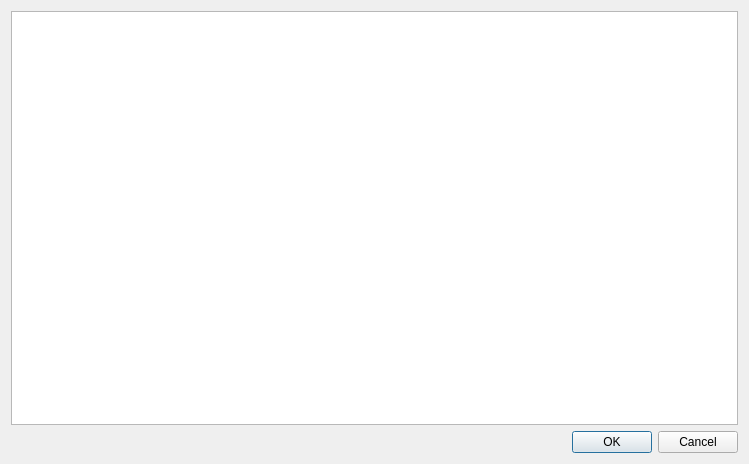
<?xml version="1.0" encoding="UTF-8"?>
<ui version="4.0">
 <class>download_packages_dialog</class>
 <widget class="QDialog" name="download_packages_dialog">
  <property name="windowModality">
   <enum>Qt::ApplicationModal</enum>
  </property>
  <property name="geometry">
   <rect>
    <x>0</x>
    <y>0</y>
    <width>749</width>
    <height>464</height>
   </rect>
  </property>
  <property name="windowTitle">
   <string>Packages to download</string>
  </property>
  <property name="modal">
   <bool>true</bool>
  </property>
  <layout class="QVBoxLayout" name="verticalLayout">
   <item>
    <widget class="QTableView" name="packages_">
     <property name="selectionMode">
      <enum>QAbstractItemView::NoSelection</enum>
     </property>
     <attribute name="horizontalHeaderStretchLastSection">
      <bool>true</bool>
     </attribute>
    </widget>
   </item>
   <item>
    <widget class="QDialogButtonBox" name="buttonBox">
     <property name="orientation">
      <enum>Qt::Horizontal</enum>
     </property>
     <property name="standardButtons">
      <set>QDialogButtonBox::Cancel|QDialogButtonBox::Ok</set>
     </property>
    </widget>
   </item>
  </layout>
 </widget>
 <resources/>
 <connections>
  <connection>
   <sender>buttonBox</sender>
   <signal>accepted()</signal>
   <receiver>download_packages_dialog</receiver>
   <slot>accept()</slot>
   <hints>
    <hint type="sourcelabel">
     <x>248</x>
     <y>254</y>
    </hint>
    <hint type="destinationlabel">
     <x>157</x>
     <y>274</y>
    </hint>
   </hints>
  </connection>
  <connection>
   <sender>buttonBox</sender>
   <signal>rejected()</signal>
   <receiver>download_packages_dialog</receiver>
   <slot>reject()</slot>
   <hints>
    <hint type="sourcelabel">
     <x>316</x>
     <y>260</y>
    </hint>
    <hint type="destinationlabel">
     <x>286</x>
     <y>274</y>
    </hint>
   </hints>
  </connection>
 </connections>
</ui>
